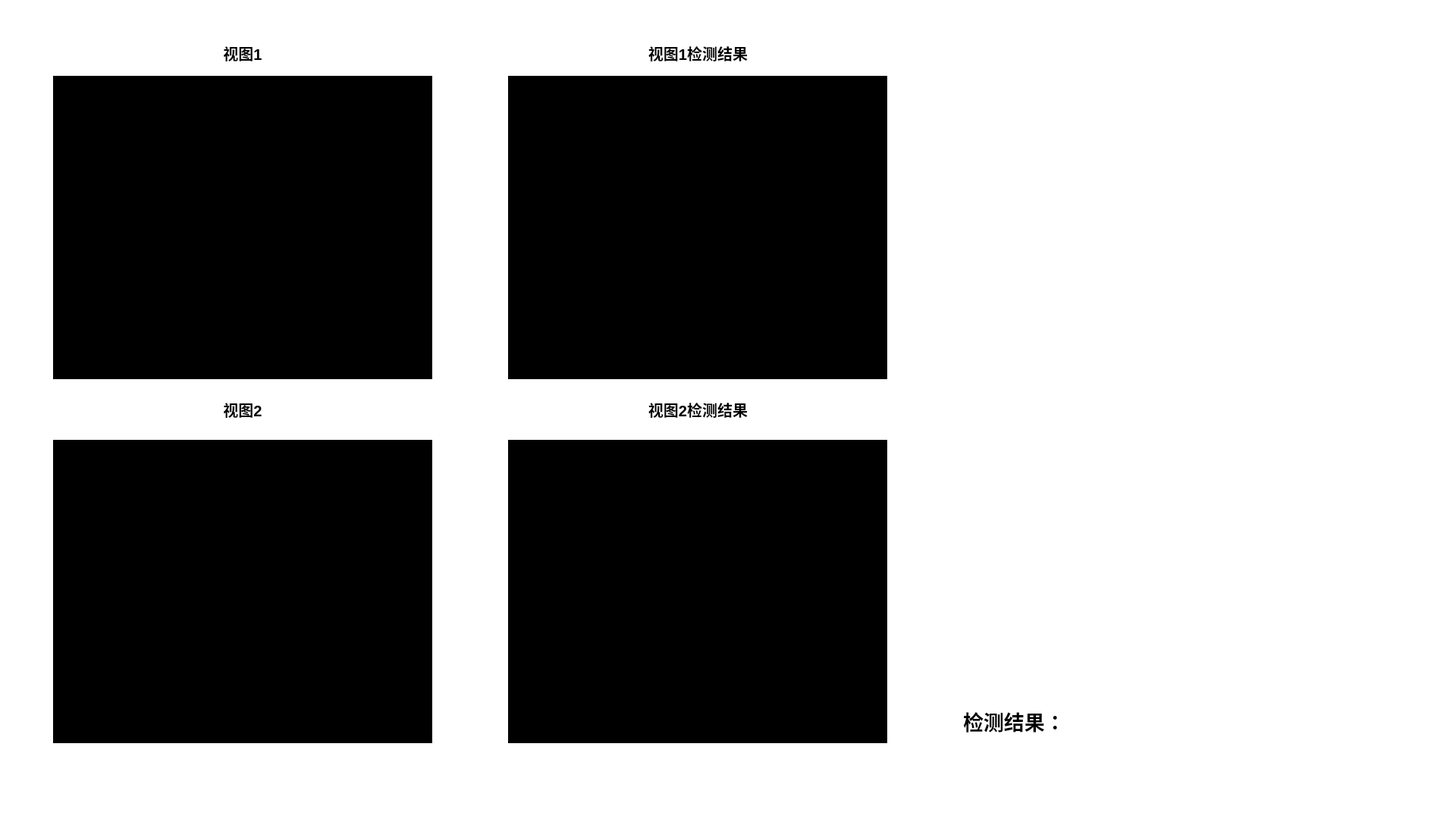
<?xml version="1.0" encoding="UTF-8"?>
<ui version="4.0">
 <class>MainWindow</class>
 <widget class="QMainWindow" name="MainWindow">
  <property name="enabled">
   <bool>true</bool>
  </property>
  <property name="geometry">
   <rect>
    <x>0</x>
    <y>0</y>
    <width>1920</width>
    <height>1080</height>
   </rect>
  </property>
  <property name="font">
   <font>
    <weight>75</weight>
    <bold>true</bold>
   </font>
  </property>
  <property name="windowTitle">
   <string>HDU零件缺陷智能检测系统</string>
  </property>
  <property name="styleSheet">
   <string notr="true">background-color: rgb(255, 255, 255);</string>
  </property>
  <property name="unifiedTitleAndToolBarOnMac">
   <bool>true</bool>
  </property>
  <widget class="QWidget" name="centralwidget">
   <widget class="QLabel" name="label">
    <property name="geometry">
     <rect>
      <x>270</x>
      <y>50</y>
      <width>100</width>
      <height>40</height>
     </rect>
    </property>
    <property name="font">
     <font>
      <pointsize>15</pointsize>
      <weight>75</weight>
      <bold>true</bold>
     </font>
    </property>
    <property name="styleSheet">
     <string notr="true">widget.setStyleSheet(color = rgb(0, 255, 0))</string>
    </property>
    <property name="lineWidth">
     <number>2</number>
    </property>
    <property name="text">
     <string>视图1</string>
    </property>
    <property name="alignment">
     <set>Qt::AlignCenter</set>
    </property>
   </widget>
   <widget class="QLabel" name="label_2">
    <property name="geometry">
     <rect>
      <x>270</x>
      <y>520</y>
      <width>100</width>
      <height>40</height>
     </rect>
    </property>
    <property name="font">
     <font>
      <pointsize>15</pointsize>
      <weight>75</weight>
      <bold>true</bold>
     </font>
    </property>
    <property name="lineWidth">
     <number>2</number>
    </property>
    <property name="text">
     <string>视图2</string>
    </property>
    <property name="alignment">
     <set>Qt::AlignCenter</set>
    </property>
   </widget>
   <widget class="QLabel" name="label_3">
    <property name="geometry">
     <rect>
      <x>810</x>
      <y>50</y>
      <width>221</width>
      <height>40</height>
     </rect>
    </property>
    <property name="font">
     <font>
      <pointsize>15</pointsize>
      <weight>75</weight>
      <bold>true</bold>
     </font>
    </property>
    <property name="lineWidth">
     <number>2</number>
    </property>
    <property name="text">
     <string>视图1检测结果</string>
    </property>
    <property name="alignment">
     <set>Qt::AlignCenter</set>
    </property>
   </widget>
   <widget class="QLabel" name="label_4">
    <property name="geometry">
     <rect>
      <x>810</x>
      <y>520</y>
      <width>221</width>
      <height>40</height>
     </rect>
    </property>
    <property name="font">
     <font>
      <pointsize>15</pointsize>
      <weight>75</weight>
      <bold>true</bold>
     </font>
    </property>
    <property name="lineWidth">
     <number>2</number>
    </property>
    <property name="text">
     <string>视图2检测结果</string>
    </property>
    <property name="alignment">
     <set>Qt::AlignCenter</set>
    </property>
   </widget>
   <widget class="QLabel" name="label_5">
    <property name="geometry">
     <rect>
      <x>1270</x>
      <y>930</y>
      <width>201</width>
      <height>41</height>
     </rect>
    </property>
    <property name="font">
     <font>
      <pointsize>20</pointsize>
      <weight>75</weight>
      <bold>true</bold>
     </font>
    </property>
    <property name="text">
     <string>检测结果：</string>
    </property>
   </widget>
   <widget class="QLabel" name="image1">
    <property name="geometry">
     <rect>
      <x>70</x>
      <y>100</y>
      <width>500</width>
      <height>400</height>
     </rect>
    </property>
    <property name="styleSheet">
     <string notr="true">background-color: rgb(0, 0 , 0);</string>
    </property>
    <property name="text">
     <string/>
    </property>
   </widget>
   <widget class="QLabel" name="image1_detect">
    <property name="geometry">
     <rect>
      <x>670</x>
      <y>100</y>
      <width>500</width>
      <height>400</height>
     </rect>
    </property>
    <property name="styleSheet">
     <string notr="true">background-color: rgb(0, 0 , 0);</string>
    </property>
    <property name="text">
     <string/>
    </property>
   </widget>
   <widget class="QLabel" name="image2">
    <property name="geometry">
     <rect>
      <x>70</x>
      <y>580</y>
      <width>500</width>
      <height>400</height>
     </rect>
    </property>
    <property name="styleSheet">
     <string notr="true">background-color: rgb(0, 0 , 0);</string>
    </property>
    <property name="text">
     <string/>
    </property>
   </widget>
   <widget class="QLabel" name="image2_detect">
    <property name="geometry">
     <rect>
      <x>670</x>
      <y>580</y>
      <width>500</width>
      <height>400</height>
     </rect>
    </property>
    <property name="styleSheet">
     <string notr="true">background-color: rgb(0, 0 , 0);</string>
    </property>
    <property name="text">
     <string/>
    </property>
   </widget>
   <widget class="QLabel" name="result">
    <property name="geometry">
     <rect>
      <x>1480</x>
      <y>910</y>
      <width>231</width>
      <height>61</height>
     </rect>
    </property>
    <property name="font">
     <font>
      <family>Agency FB</family>
      <pointsize>20</pointsize>
     </font>
    </property>
    <property name="text">
     <string/>
    </property>
   </widget>
  </widget>
 </widget>
 <resources/>
 <connections/>
</ui>
